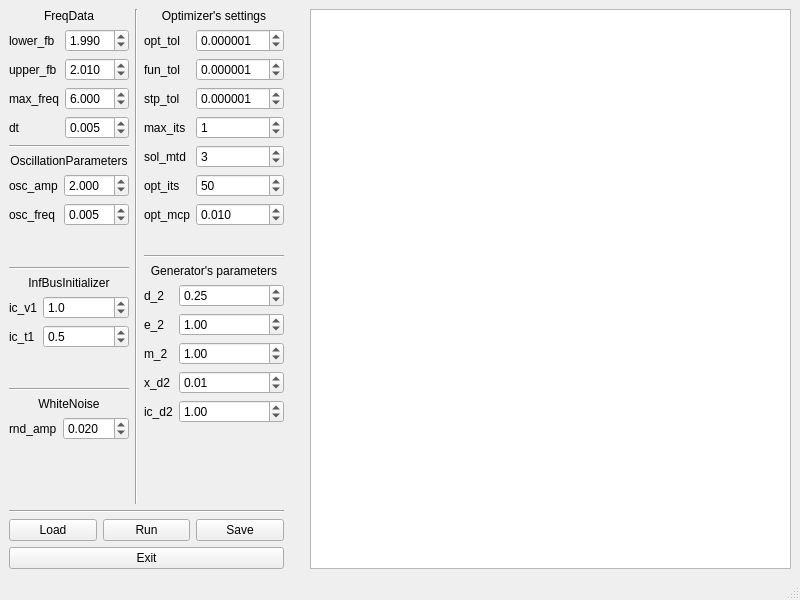
<?xml version="1.0" encoding="UTF-8"?>
<ui version="4.0">
 <class>MainWindow</class>
 <widget class="QMainWindow" name="MainWindow">
  <property name="geometry">
   <rect>
    <x>0</x>
    <y>0</y>
    <width>800</width>
    <height>600</height>
   </rect>
  </property>
  <property name="windowTitle">
   <string>MainWindow</string>
  </property>
  <widget class="QWidget" name="centralwidget">
   <layout class="QVBoxLayout" name="verticalLayout_11">
    <item>
     <layout class="QHBoxLayout" name="horizontalLayout_3">
      <item>
       <layout class="QVBoxLayout" name="verticalLayout_9">
        <item>
         <layout class="QVBoxLayout" name="verticalLayout_5">
          <property name="sizeConstraint">
           <enum>QLayout::SetFixedSize</enum>
          </property>
          <item>
           <layout class="QHBoxLayout" name="horizontalLayout">
            <property name="sizeConstraint">
             <enum>QLayout::SetFixedSize</enum>
            </property>
            <item>
             <layout class="QVBoxLayout" name="verticalLayout_7">
              <property name="sizeConstraint">
               <enum>QLayout::SetFixedSize</enum>
              </property>
              <item>
               <layout class="QVBoxLayout" name="verticalLayout">
                <item>
                 <layout class="QFormLayout" name="formLayout">
                  <property name="sizeConstraint">
                   <enum>QLayout::SetFixedSize</enum>
                  </property>
                  <item row="0" column="0" colspan="2">
                   <widget class="QLabel" name="label_5">
                    <property name="text">
                     <string>FreqData</string>
                    </property>
                    <property name="alignment">
                     <set>Qt::AlignCenter</set>
                    </property>
                   </widget>
                  </item>
                  <item row="1" column="0">
                   <widget class="QLabel" name="label_lower_fb">
                    <property name="text">
                     <string>lower_fb</string>
                    </property>
                   </widget>
                  </item>
                  <item row="1" column="1">
                   <widget class="QDoubleSpinBox" name="lower_fb">
                    <property name="decimals">
                     <number>3</number>
                    </property>
                    <property name="maximum">
                     <double>9.999000000000001</double>
                    </property>
                    <property name="singleStep">
                     <double>0.001000000000000</double>
                    </property>
                    <property name="value">
                     <double>1.990000000000000</double>
                    </property>
                   </widget>
                  </item>
                  <item row="2" column="0">
                   <widget class="QLabel" name="label_upper_fb">
                    <property name="text">
                     <string>upper_fb</string>
                    </property>
                   </widget>
                  </item>
                  <item row="2" column="1">
                   <widget class="QDoubleSpinBox" name="upper_fb">
                    <property name="decimals">
                     <number>3</number>
                    </property>
                    <property name="maximum">
                     <double>9.999000000000001</double>
                    </property>
                    <property name="singleStep">
                     <double>0.001000000000000</double>
                    </property>
                    <property name="value">
                     <double>2.010000000000000</double>
                    </property>
                   </widget>
                  </item>
                  <item row="3" column="0">
                   <widget class="QLabel" name="label_max_freq">
                    <property name="text">
                     <string>max_freq</string>
                    </property>
                   </widget>
                  </item>
                  <item row="3" column="1">
                   <widget class="QDoubleSpinBox" name="max_freq">
                    <property name="decimals">
                     <number>3</number>
                    </property>
                    <property name="maximum">
                     <double>99.998999999999995</double>
                    </property>
                    <property name="singleStep">
                     <double>0.001000000000000</double>
                    </property>
                    <property name="value">
                     <double>6.000000000000000</double>
                    </property>
                   </widget>
                  </item>
                  <item row="4" column="0">
                   <widget class="QLabel" name="label_dt">
                    <property name="text">
                     <string>dt</string>
                    </property>
                   </widget>
                  </item>
                  <item row="4" column="1">
                   <widget class="QDoubleSpinBox" name="dt">
                    <property name="decimals">
                     <number>3</number>
                    </property>
                    <property name="maximum">
                     <double>9.999000000000001</double>
                    </property>
                    <property name="singleStep">
                     <double>0.001000000000000</double>
                    </property>
                    <property name="value">
                     <double>0.005000000000000</double>
                    </property>
                   </widget>
                  </item>
                 </layout>
                </item>
               </layout>
              </item>
              <item>
               <widget class="Line" name="line_3">
                <property name="orientation">
                 <enum>Qt::Horizontal</enum>
                </property>
               </widget>
              </item>
              <item>
               <layout class="QVBoxLayout" name="verticalLayout_4">
                <item>
                 <layout class="QFormLayout" name="formLayout_4">
                  <property name="sizeConstraint">
                   <enum>QLayout::SetFixedSize</enum>
                  </property>
                  <item row="1" column="0">
                   <widget class="QLabel" name="label_osc_amp">
                    <property name="text">
                     <string>osc_amp</string>
                    </property>
                   </widget>
                  </item>
                  <item row="1" column="1">
                   <widget class="QDoubleSpinBox" name="osc_amp">
                    <property name="decimals">
                     <number>3</number>
                    </property>
                    <property name="maximum">
                     <double>9.999000000000001</double>
                    </property>
                    <property name="singleStep">
                     <double>0.001000000000000</double>
                    </property>
                    <property name="value">
                     <double>2.000000000000000</double>
                    </property>
                   </widget>
                  </item>
                  <item row="2" column="0">
                   <widget class="QLabel" name="label_osc_freq">
                    <property name="text">
                     <string>osc_freq</string>
                    </property>
                   </widget>
                  </item>
                  <item row="2" column="1">
                   <widget class="QDoubleSpinBox" name="osc_freq">
                    <property name="decimals">
                     <number>3</number>
                    </property>
                    <property name="maximum">
                     <double>9.999000000000001</double>
                    </property>
                    <property name="singleStep">
                     <double>0.001000000000000</double>
                    </property>
                    <property name="value">
                     <double>0.005000000000000</double>
                    </property>
                   </widget>
                  </item>
                  <item row="0" column="0" colspan="2">
                   <widget class="QLabel" name="label_22">
                    <property name="text">
                     <string>OscillationParameters</string>
                    </property>
                    <property name="alignment">
                     <set>Qt::AlignCenter</set>
                    </property>
                   </widget>
                  </item>
                 </layout>
                </item>
               </layout>
              </item>
              <item>
               <widget class="Line" name="line_2">
                <property name="orientation">
                 <enum>Qt::Horizontal</enum>
                </property>
               </widget>
              </item>
              <item>
               <layout class="QFormLayout" name="formLayout_6">
                <property name="sizeConstraint">
                 <enum>QLayout::SetFixedSize</enum>
                </property>
                <item row="1" column="0">
                 <widget class="QLabel" name="label_ic_v1">
                  <property name="text">
                   <string>ic_v1</string>
                  </property>
                 </widget>
                </item>
                <item row="1" column="1">
                 <widget class="QDoubleSpinBox" name="ic_v1">
                  <property name="decimals">
                   <number>1</number>
                  </property>
                  <property name="maximum">
                   <double>9.900000000000000</double>
                  </property>
                  <property name="singleStep">
                   <double>0.100000000000000</double>
                  </property>
                  <property name="value">
                   <double>1.000000000000000</double>
                  </property>
                 </widget>
                </item>
                <item row="2" column="0">
                 <widget class="QLabel" name="label_ic_t1">
                  <property name="text">
                   <string>ic_t1</string>
                  </property>
                 </widget>
                </item>
                <item row="2" column="1">
                 <widget class="QDoubleSpinBox" name="ic_t1">
                  <property name="decimals">
                   <number>1</number>
                  </property>
                  <property name="maximum">
                   <double>9.900000000000000</double>
                  </property>
                  <property name="singleStep">
                   <double>0.100000000000000</double>
                  </property>
                  <property name="value">
                   <double>0.500000000000000</double>
                  </property>
                 </widget>
                </item>
                <item row="0" column="0" colspan="2">
                 <widget class="QLabel" name="label_27">
                  <property name="text">
                   <string>InfBusInitializer</string>
                  </property>
                  <property name="alignment">
                   <set>Qt::AlignCenter</set>
                  </property>
                 </widget>
                </item>
               </layout>
              </item>
              <item>
               <widget class="Line" name="line">
                <property name="orientation">
                 <enum>Qt::Horizontal</enum>
                </property>
               </widget>
              </item>
              <item>
               <layout class="QVBoxLayout" name="verticalLayout_6">
                <item>
                 <layout class="QFormLayout" name="formLayout_5">
                  <property name="sizeConstraint">
                   <enum>QLayout::SetFixedSize</enum>
                  </property>
                  <item row="0" column="0" colspan="2">
                   <widget class="QLabel" name="label_23">
                    <property name="text">
                     <string>WhiteNoise</string>
                    </property>
                    <property name="alignment">
                     <set>Qt::AlignCenter</set>
                    </property>
                   </widget>
                  </item>
                  <item row="1" column="0">
                   <widget class="QLabel" name="label_rnd_amp">
                    <property name="text">
                     <string>rnd_amp</string>
                    </property>
                   </widget>
                  </item>
                  <item row="1" column="1">
                   <widget class="QDoubleSpinBox" name="rnd_amp">
                    <property name="decimals">
                     <number>3</number>
                    </property>
                    <property name="maximum">
                     <double>9.999000000000001</double>
                    </property>
                    <property name="singleStep">
                     <double>0.001000000000000</double>
                    </property>
                    <property name="value">
                     <double>0.020000000000000</double>
                    </property>
                   </widget>
                  </item>
                 </layout>
                </item>
               </layout>
              </item>
             </layout>
            </item>
            <item>
             <widget class="Line" name="line_5">
              <property name="orientation">
               <enum>Qt::Vertical</enum>
              </property>
             </widget>
            </item>
            <item>
             <layout class="QVBoxLayout" name="verticalLayout_8">
              <item>
               <layout class="QVBoxLayout" name="verticalLayout_2">
                <item>
                 <layout class="QFormLayout" name="formLayout_2">
                  <property name="sizeConstraint">
                   <enum>QLayout::SetFixedSize</enum>
                  </property>
                  <item row="1" column="0">
                   <widget class="QLabel" name="label_opt_tol">
                    <property name="text">
                     <string>opt_tol</string>
                    </property>
                   </widget>
                  </item>
                  <item row="1" column="1">
                   <widget class="QDoubleSpinBox" name="opt_tol">
                    <property name="decimals">
                     <number>6</number>
                    </property>
                    <property name="minimum">
                     <double>-10.000000000000000</double>
                    </property>
                    <property name="maximum">
                     <double>10.000000000000000</double>
                    </property>
                    <property name="singleStep">
                     <double>0.000001000000000</double>
                    </property>
                    <property name="value">
                     <double>0.000001000000000</double>
                    </property>
                   </widget>
                  </item>
                  <item row="2" column="0">
                   <widget class="QLabel" name="label_fun_tol">
                    <property name="text">
                     <string>fun_tol</string>
                    </property>
                   </widget>
                  </item>
                  <item row="2" column="1">
                   <widget class="QDoubleSpinBox" name="fun_tol">
                    <property name="decimals">
                     <number>6</number>
                    </property>
                    <property name="minimum">
                     <double>-10.000000000000000</double>
                    </property>
                    <property name="maximum">
                     <double>10.000000000000000</double>
                    </property>
                    <property name="singleStep">
                     <double>0.000001000000000</double>
                    </property>
                    <property name="value">
                     <double>0.000001000000000</double>
                    </property>
                   </widget>
                  </item>
                  <item row="3" column="0">
                   <widget class="QLabel" name="label_stp_tol">
                    <property name="text">
                     <string>stp_tol</string>
                    </property>
                   </widget>
                  </item>
                  <item row="3" column="1">
                   <widget class="QDoubleSpinBox" name="stp_tol">
                    <property name="decimals">
                     <number>6</number>
                    </property>
                    <property name="minimum">
                     <double>-10.000000000000000</double>
                    </property>
                    <property name="maximum">
                     <double>10.000000000000000</double>
                    </property>
                    <property name="singleStep">
                     <double>0.000001000000000</double>
                    </property>
                    <property name="value">
                     <double>0.000001000000000</double>
                    </property>
                   </widget>
                  </item>
                  <item row="4" column="0">
                   <widget class="QLabel" name="label_max_its">
                    <property name="text">
                     <string>max_its</string>
                    </property>
                   </widget>
                  </item>
                  <item row="4" column="1">
                   <widget class="QDoubleSpinBox" name="max_its">
                    <property name="decimals">
                     <number>0</number>
                    </property>
                    <property name="minimum">
                     <double>0.000000000000000</double>
                    </property>
                    <property name="maximum">
                     <double>10000.000000000000000</double>
                    </property>
                    <property name="singleStep">
                     <double>1.000000000000000</double>
                    </property>
                    <property name="value">
                     <double>1.000000000000000</double>
                    </property>
                   </widget>
                  </item>
                  <item row="5" column="0">
                   <widget class="QLabel" name="label_sol_mtd">
                    <property name="text">
                     <string>sol_mtd</string>
                    </property>
                   </widget>
                  </item>
                  <item row="5" column="1">
                   <widget class="QDoubleSpinBox" name="sol_mtd">
                    <property name="decimals">
                     <number>0</number>
                    </property>
                    <property name="maximum">
                     <double>10000.000000000000000</double>
                    </property>
                    <property name="value">
                     <double>3.000000000000000</double>
                    </property>
                   </widget>
                  </item>
                  <item row="6" column="0">
                   <widget class="QLabel" name="label_opt_its">
                    <property name="text">
                     <string>opt_its</string>
                    </property>
                   </widget>
                  </item>
                  <item row="6" column="1">
                   <widget class="QDoubleSpinBox" name="opt_its">
                    <property name="decimals">
                     <number>0</number>
                    </property>
                    <property name="maximum">
                     <double>10000.000000000000000</double>
                    </property>
                    <property name="value">
                     <double>50.000000000000000</double>
                    </property>
                   </widget>
                  </item>
                  <item row="7" column="0">
                   <widget class="QLabel" name="label_opt_mcp">
                    <property name="text">
                     <string>opt_mcp</string>
                    </property>
                   </widget>
                  </item>
                  <item row="7" column="1">
                   <widget class="QDoubleSpinBox" name="opt_mcp">
                    <property name="decimals">
                     <number>3</number>
                    </property>
                    <property name="maximum">
                     <double>99.998999999999995</double>
                    </property>
                    <property name="singleStep">
                     <double>0.001000000000000</double>
                    </property>
                    <property name="value">
                     <double>0.010000000000000</double>
                    </property>
                   </widget>
                  </item>
                  <item row="0" column="0" colspan="2">
                   <widget class="QLabel" name="label_6">
                    <property name="text">
                     <string>Optimizer's settings</string>
                    </property>
                    <property name="alignment">
                     <set>Qt::AlignCenter</set>
                    </property>
                   </widget>
                  </item>
                 </layout>
                </item>
               </layout>
              </item>
              <item>
               <widget class="Line" name="line_4">
                <property name="orientation">
                 <enum>Qt::Horizontal</enum>
                </property>
               </widget>
              </item>
              <item>
               <layout class="QVBoxLayout" name="verticalLayout_3">
                <item>
                 <layout class="QFormLayout" name="formLayout_3">
                  <property name="sizeConstraint">
                   <enum>QLayout::SetFixedSize</enum>
                  </property>
                  <item row="0" column="0" colspan="2">
                   <widget class="QLabel" name="label_19">
                    <property name="text">
                     <string>Generator's parameters</string>
                    </property>
                    <property name="alignment">
                     <set>Qt::AlignCenter</set>
                    </property>
                   </widget>
                  </item>
                  <item row="1" column="0">
                   <widget class="QLabel" name="label_d_2">
                    <property name="text">
                     <string>d_2</string>
                    </property>
                   </widget>
                  </item>
                  <item row="1" column="1">
                   <widget class="QDoubleSpinBox" name="d_2">
                    <property name="singleStep">
                     <double>0.010000000000000</double>
                    </property>
                    <property name="value">
                     <double>0.250000000000000</double>
                    </property>
                   </widget>
                  </item>
                  <item row="2" column="0">
                   <widget class="QLabel" name="label_e_2">
                    <property name="text">
                     <string>e_2</string>
                    </property>
                   </widget>
                  </item>
                  <item row="2" column="1">
                   <widget class="QDoubleSpinBox" name="e_2">
                    <property name="singleStep">
                     <double>0.010000000000000</double>
                    </property>
                    <property name="value">
                     <double>1.000000000000000</double>
                    </property>
                   </widget>
                  </item>
                  <item row="3" column="0">
                   <widget class="QLabel" name="label_m_2">
                    <property name="text">
                     <string>m_2</string>
                    </property>
                   </widget>
                  </item>
                  <item row="3" column="1">
                   <widget class="QDoubleSpinBox" name="m_2">
                    <property name="singleStep">
                     <double>0.010000000000000</double>
                    </property>
                    <property name="value">
                     <double>1.000000000000000</double>
                    </property>
                   </widget>
                  </item>
                  <item row="4" column="0">
                   <widget class="QLabel" name="label_x_d2">
                    <property name="text">
                     <string>x_d2</string>
                    </property>
                   </widget>
                  </item>
                  <item row="4" column="1">
                   <widget class="QDoubleSpinBox" name="x_d2">
                    <property name="singleStep">
                     <double>0.010000000000000</double>
                    </property>
                    <property name="value">
                     <double>0.010000000000000</double>
                    </property>
                   </widget>
                  </item>
                  <item row="5" column="0">
                   <widget class="QLabel" name="label_ic_d2">
                    <property name="text">
                     <string>ic_d2</string>
                    </property>
                   </widget>
                  </item>
                  <item row="5" column="1">
                   <widget class="QDoubleSpinBox" name="ic_d2">
                    <property name="singleStep">
                     <double>0.010000000000000</double>
                    </property>
                    <property name="value">
                     <double>1.000000000000000</double>
                    </property>
                   </widget>
                  </item>
                 </layout>
                </item>
               </layout>
              </item>
             </layout>
            </item>
           </layout>
          </item>
          <item>
           <widget class="Line" name="line_6">
            <property name="orientation">
             <enum>Qt::Horizontal</enum>
            </property>
           </widget>
          </item>
         </layout>
        </item>
        <item>
         <layout class="QVBoxLayout" name="verticalLayout_10">
          <item>
           <layout class="QHBoxLayout" name="horizontalLayout_2">
            <item>
             <widget class="QPushButton" name="btn_load">
              <property name="text">
               <string>Load</string>
              </property>
             </widget>
            </item>
            <item>
             <widget class="QPushButton" name="btn_run">
              <property name="text">
               <string>Run</string>
              </property>
             </widget>
            </item>
            <item>
             <widget class="QPushButton" name="btn_save">
              <property name="text">
               <string>Save</string>
              </property>
             </widget>
            </item>
           </layout>
          </item>
          <item>
           <widget class="QPushButton" name="btn_exit">
            <property name="text">
             <string>Exit</string>
            </property>
           </widget>
          </item>
         </layout>
        </item>
       </layout>
      </item>
      <item>
       <spacer name="verticalSpacer">
        <property name="orientation">
         <enum>Qt::Vertical</enum>
        </property>
        <property name="sizeHint" stdset="0">
         <size>
          <width>20</width>
          <height>40</height>
         </size>
        </property>
       </spacer>
      </item>
      <item>
       <widget class="PlotWidget" name="plot_view"/>
      </item>
     </layout>
    </item>
   </layout>
  </widget>
  <widget class="QMenuBar" name="menubar">
   <property name="geometry">
    <rect>
     <x>0</x>
     <y>0</y>
     <width>800</width>
     <height>22</height>
    </rect>
   </property>
  </widget>
  <widget class="QStatusBar" name="statusbar"/>
 </widget>
 <customwidgets>
  <customwidget>
   <class>PlotWidget</class>
   <extends>QGraphicsView</extends>
   <header>pyqtgraph</header>
  </customwidget>
 </customwidgets>
 <resources/>
 <connections/>
</ui>
